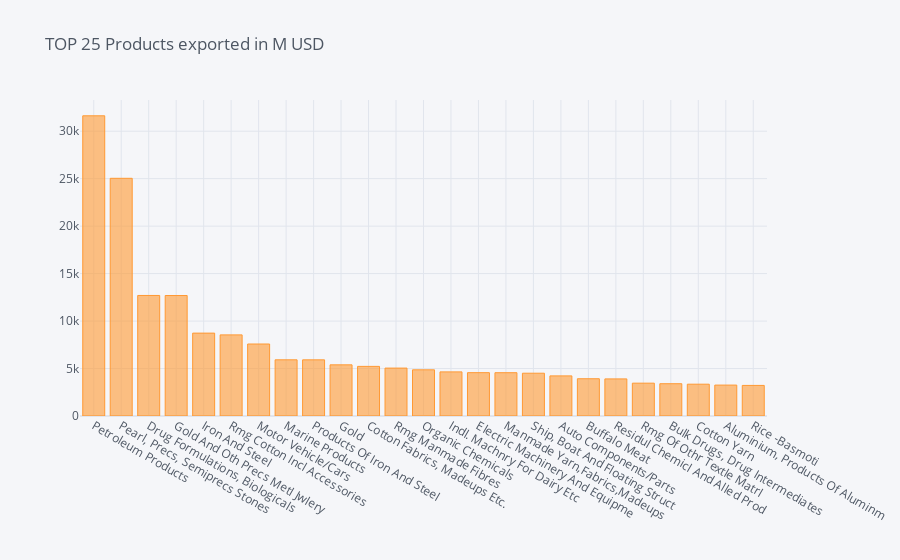

The cell this chart's notebook holds for it:
### Code cell
#Top 25 products Exported 

commvalue = exportdf[['pc_description', 'value' ]].sort_values('value', ascending = False)
commvalue = commvalue.groupby('pc_description').sum()
commvalue = commvalue.sort_values('value', ascending = False)
commvalue = commvalue.reset_index()
commvalue.head(25).iplot(kind = 'bar', x = 'pc_description', y = 'value', title = "TOP 25 Products exported in M USD")

### Figure 1 — Plotly figure (JSON) as saved in the notebook; plotly's stock layout.template omitted (floating-point values rounded to 4 significant figures)
{"data": [{"marker": {"color": "rgba(255, 153, 51, 0.6)", "line": {"color": "rgba(255, 153, 51, 1.0)", "width": 1}}, "name": "value", "orientation": "v", "text": "", "type": "bar", "x": ["Petroleum Products", "Pearl, Precs, Semiprecs Stones", "Drug Formulations, Biologicals", "Gold And Oth Precs Metl Jwlery", "Iron And Steel", "Rmg Cotton Incl Accessories", "Motor Vehicle/Cars", "Marine Products", "Products Of Iron And Steel", "Gold", "Cotton Fabrics, Madeups Etc.", "Rmg Manmade Fibres", "Organic Chemicals", "Indl. Machnry For Dairy Etc", "Electric Machinery And Equipme", "Manmade Yarn,Fabrics,Madeups", "Ship, Boat And Floating Struct", "Auto Components/Parts", "Buffalo Meat", "Residul Chemicl And Alled Prod", "Rmg Of Othr Textle Matrl", "Bulk Drugs, Drug Intermediates", "Cotton Yarn", "Aluminium, Products Of Aluminm", "Rice -Basmoti"], "y": [31620.0, 25040.0, 12700.0, 12690.0, 8730.0, 8544.0, 7583.0, 5918.0, 5914.0, 5388.0, 5225.0, 5047.0, 4865.0, 4646.0, 4564.0, 4561.0, 4507.0, 4224.0, 3925.0, 3907.0, 3459.0, 3400.0, 3350.0, 3256.0, 3222.0]}], "layout": {"legend": {"bgcolor": "#F5F6F9", "font": {"color": "#4D5663"}}, "paper_bgcolor": "#F5F6F9", "plot_bgcolor": "#F5F6F9", "title": {"font": {"color": "#4D5663"}, "text": "TOP 25 Products exported in M USD"}, "xaxis": {"gridcolor": "#E1E5ED", "showgrid": true, "tickfont": {"color": "#4D5663"}, "title": {"font": {"color": "#4D5663"}, "text": ""}, "zerolinecolor": "#E1E5ED"}, "yaxis": {"gridcolor": "#E1E5ED", "showgrid": true, "tickfont": {"color": "#4D5663"}, "title": {"font": {"color": "#4D5663"}, "text": ""}, "zerolinecolor": "#E1E5ED"}}}
